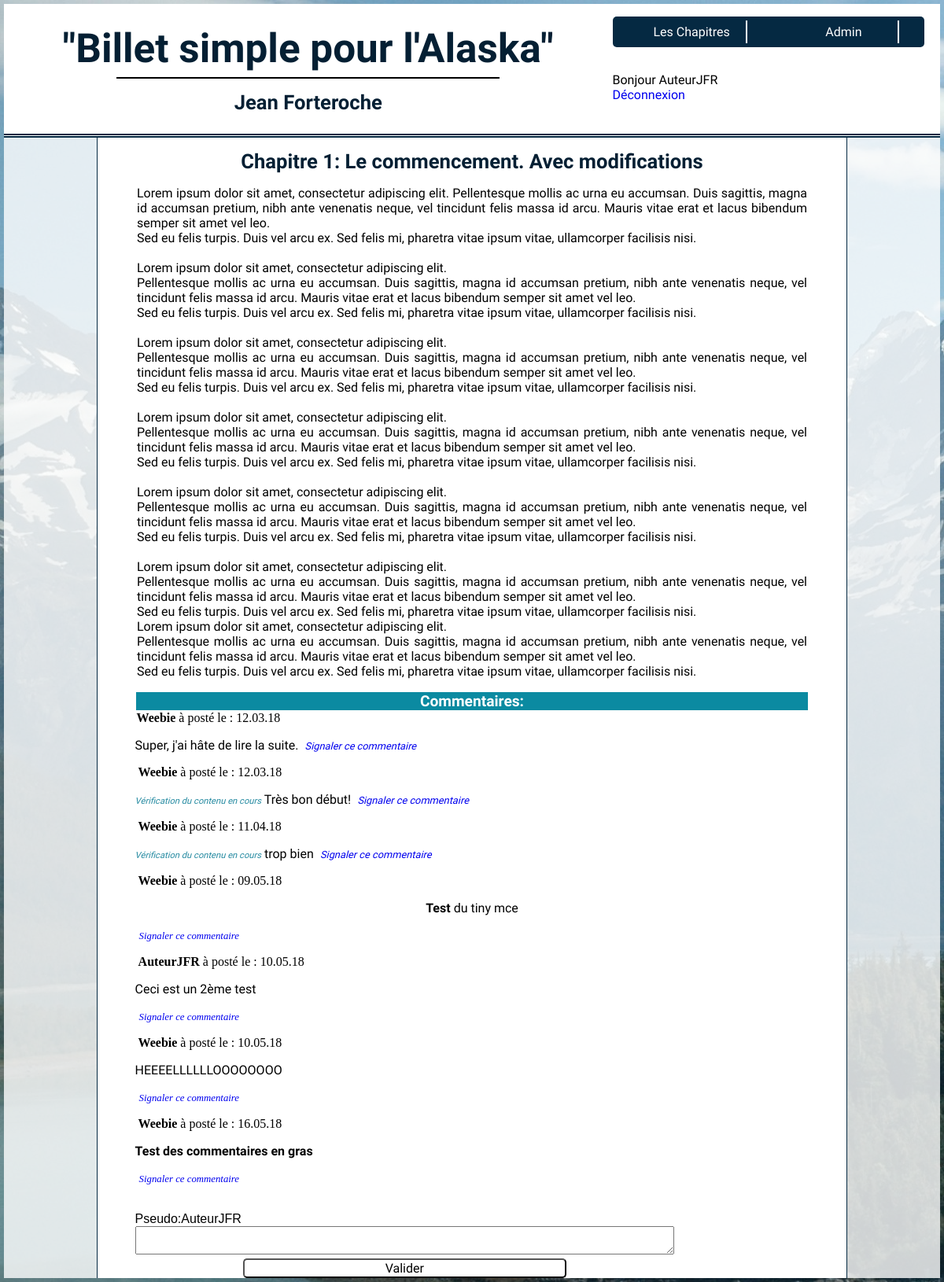
/home.php?action=selectionchapitre&id=1 (signed in), run on the app's committed database.
### tables this page shows
CREATE TABLE IF NOT EXISTS `chapitres` (
  `id` int(11) NOT NULL AUTO_INCREMENT,
  `id_pseudoAuteur` int(11) NOT NULL,
  `titre` text NOT NULL,
  `textchap` text NOT NULL,
  `date_edition` datetime NOT NULL,
  `comms` text,
  PRIMARY KEY (`id`)
);

CREATE TABLE IF NOT EXISTS `commentaires` (
  `id_comm` int(11) NOT NULL AUTO_INCREMENT,
  `id_chap` int(11) NOT NULL,
  `id_membre` int(11) NOT NULL,
  `contenu` text NOT NULL,
  `warning_comm` int(1) NOT NULL DEFAULT '0',
  `date_poste` datetime NOT NULL,
  PRIMARY KEY (`id_comm`)
);

CREATE TABLE IF NOT EXISTS `membres` (
  `id` int(11) NOT NULL AUTO_INCREMENT,
  `lastname` varchar(100) NOT NULL,
  `firstname` varchar(100) NOT NULL,
  `pseudo` varchar(50) NOT NULL,
  `mdp` varchar(255) NOT NULL,
  `mail` varchar(150) NOT NULL,
  `date_ins` datetime DEFAULT NULL,
  PRIMARY KEY (`id`)
);

### controller/Front.php (called while the page is built, shortened)
<?php
require_once("./model/chaptersManager.php");
require_once("./model/commentsManager.php");
function  headBand(){
	require ("./view/portions/header.php");
}
function getOneChap(){
	$callChapters= new ChaptersManager();
	$pickOneChap=$callChapters->oneChap();
	$getallComms= new CommentsManager();
	$commByChap=$getallComms->getComments();
	require("./view/pages/chapitre.php");
}

### model/chaptersManager.php (called while the page is built, shortened)
<?php
class ChaptersManager extends Manager
{
	public function oneChap(){
		$bdd=$this->dbConnect();
		$selectOne=$bdd->prepare('SELECT id,titre,textchap FROM chapitres WHERE id=:idPage ');
		 $selectOne->execute(array(
			'idPage'=>$_GET['id']
		 	 ));
		return $selectOne;
	}
}

### model/commentsManager.php (called while the page is built, shortened)
<?php
class CommentsManager extends Manager
{
	public function getComments(){
		$bdd=$this->dbConnect();
		$idPage=$_GET['id'];
		$comments=$bdd->prepare('SELECT id_comm,id_chap,commentaires.id_membre,contenu,warning_comm,date_format(date_poste,"%d.%m.%y")as date_poste_fr, membres.id, membres.pseudo FROM commentaires LEFT JOIN membres ON commentaires.id_membre=membres.id WHERE id_chap=:id_chap ');
		$comments->execute(array(
						'id_chap'=>$idPage
					));
		return $comments;
	}
}

### view/pages/chapitre.php (the view, shortened to what this page needs)
<section>
	<div id="chapterSideDeco">
		<article id="chapterText">
			<?php
				while($chapitre = $pickOneChap->fetch()){
			?>
			<h2><?php echo htmlspecialchars($chapitre['titre']);?></h2>
				<p><?= nl2br($chapitre['textchap'])?></p>
			<?php
			}
			?>
		</article>
		<article id="showComms">
			<h4>Commentaires:</h4>
			<?php
				if( isset($_SESSION['pseudo']) ){
				while($commentaires= $commByChap->fetch() ){
			?>
				<span class="commChapter">
					<span class="membreComm">
						<strong><?php echo htmlspecialchars($commentaires['pseudo']);?></strong>
						à posté le : <?php echo htmlspecialchars($commentaires['date_poste_fr']);?></br>
						<p>
						<?php
							if ($commentaires['warning_comm'] ==1) {
								echo '<span class="attentionRequired"> Vérification du contenu en cours</span>';
							}
						?>
							<?= nl2br($commentaires['contenu']);?><span class="signaler"><a href="./home.php?action=signaler&amp;id=<?php echo $commentaires['id_comm']; ?>&amp;id_chap=<?php echo $commentaires['id_chap']; ?>"> Signaler ce commentaire</a></span>
						</p>
					</span>
				</span>
						<?php
							}
						?>
					<div id="writeComm">
						<form id="getNewComment" action="./home.php?action=ValiderComment&amp;id=<?php echo $_GET['id']; ?>" method="post">
							<label>Pseudo:<?php echo htmlspecialchars($_SESSION['pseudo']);?></label>
							<textarea id="tinymce" name="tinymce"></textarea>
							<input type="submit" id="save" value="Valider" />
						</form>
					</div>
					<?php
					}
					else{
							echo "<p class='restrictionMembre'>Vous devez être <a href='./home.php?action=inscription'>connecté </a> pour avoir accès aux commentaires.</p>";
						}
					?>
		</article>
				</div>
			</section>
</body>
</html>

### view/css/styles.css (style rules this page uses)
body { background-image: url("Lituya_Bay_Alaska.jpg"); margin: 5px; }
h2 { font-size: 1.6em; }
h4 { font-family: 'Courgette', cursive; margin:0px; text-align: center; font-size:1.2em; border: solid 1px; background: #0B8AA1; color:white; }
p { font-family: 'Raleway', sans-serif; }
section { background:rgba(255,255,255,0.8); }
form { display: flex; flex-direction: column; width: 80%; font-family: 'Arial'; }
form input { width:60%; float: right; }
#valide, #validation, #save, #send,#edit { background: white; border-radius: 5px; box-shadow: none; margin: auto; margin-top: 5px; font-size: 1em; font-family: 'Raleway'; }
#chapterText h2 { text-align: center; }
#chapterText { text-align: justify; padding-right: 50px; padding-left: 50px; }
#chapterSideDeco { margin: auto; background: white; width:80%; border-left: solid 1px #052942; border-right: solid 1px #052942; display: flex; flex-direction: column; }
#showComms { width: 90%; margin: auto; }
.commChapter { color: black; margin:auto; width: 80% }
.membreComm { font-size: 1em; margin:2px; }
.attentionRequired { color: #258aa1; font-style: italic; font-size: 0.7em; }
.signaler { color:#0B8AA1; font-size: 0.8em; font-style: italic; padding-left: 5px; }

### view/css/stylesA.css (style rules this page uses)
a { text-decoration: none; }
h2 { font-family: 'Dancing Script', cursive; color:#041F33; margin: 0px; padding-top: 15px; }

### data on the page
chapitres: titre "Chapitre 1: Le commencement. Avec modifications", textchap "Lorem ipsum dolor sit amet, consectetur adipiscing elit. Pellentesque mollis ac urna eu accumsan. Duis sagittis, magna id accumsan pretium, nibh ante venenatis neque, vel tincidunt felis massa id arcu. Mauris vitae erat et lacus bibendum semper sit amet vel leo. Sed eu felis turpis. Duis vel arcu ex. Sed felis mi, pharetra vitae ipsum vitae, ullamcorper facilisis nisi. Lorem ipsum dolor sit amet, consectetur adipiscing elit. Pellentesque mollis ac urna eu accumsan. Duis sagittis, magna id accumsan pretium, nibh ante venenatis neque, vel tincidunt felis massa id arcu. Mauris vitae erat et lacus bibendum semper sit amet vel leo. Sed eu felis turpis. Duis vel arcu ex. Sed felis mi, pharetra…"
commentaires: id_membre.pseudo "Weebie", date_poste_fr "12.03.18", contenu "Super, j'ai hâte de lire la suite."
commentaires: id_membre.pseudo "Weebie", date_poste_fr "12.03.18", warning_comm "Vérification du contenu en cours", contenu "Très bon début!"
commentaires: id_membre.pseudo "Weebie", date_poste_fr "11.04.18", warning_comm "Vérification du contenu en cours", contenu "trop bien"
commentaires: id_membre.pseudo "Weebie", date_poste_fr "09.05.18", contenu "Test du tiny mce"
commentaires: id_membre.pseudo "AuteurJFR", date_poste_fr "10.05.18", contenu "Ceci est un 2ème test"
commentaires: id_membre.pseudo "Weebie", date_poste_fr "10.05.18", contenu "HEEEELLLLLLOOOOOOOO"
commentaires: id_membre.pseudo "Weebie", date_poste_fr "16.05.18", contenu "Test des commentaires en gras"

### other printed values
$_SESSION['pseudo'] "AuteurJFR"
